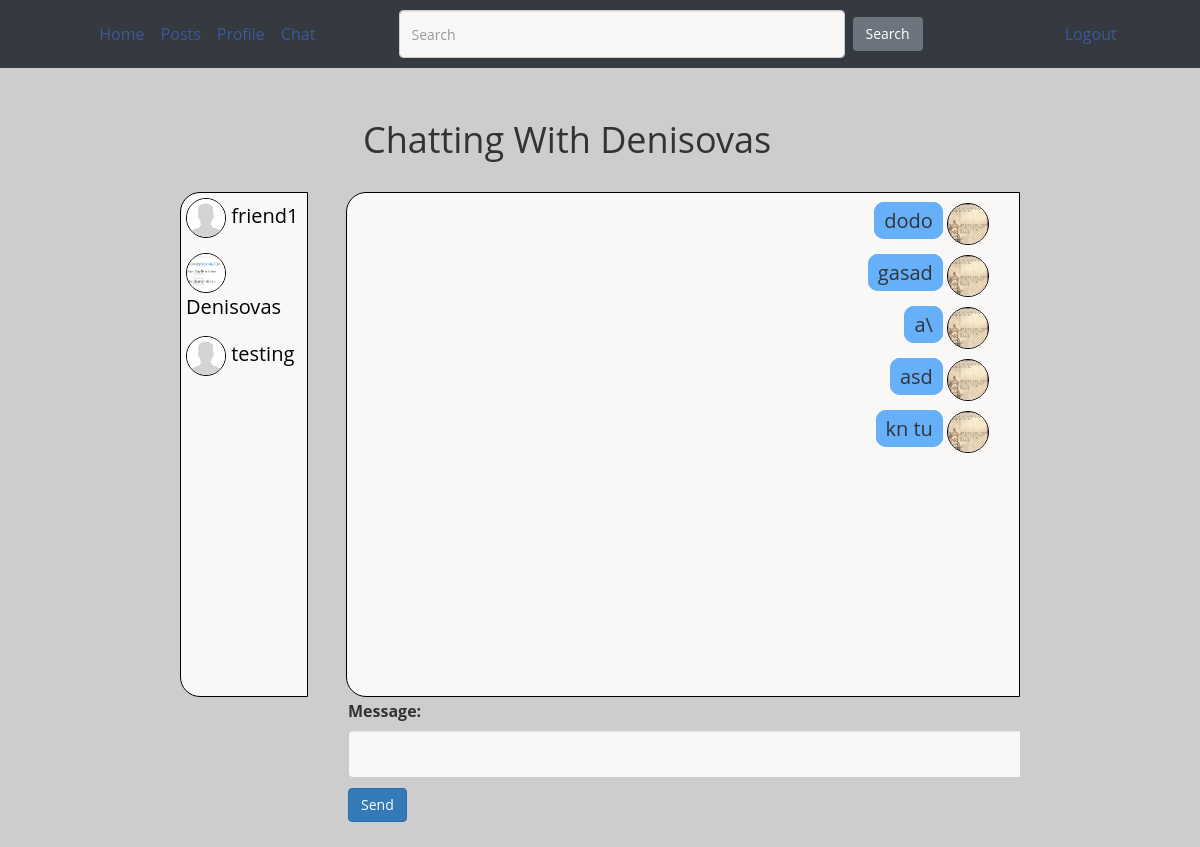
Page /chat/Denisovas/ (signed in) on the committed database.
### chat/models.py (models this page shows, shortened)
class Thread(models.Model):
    first = models.ForeignKey(settings.AUTH_USER_MODEL, on_delete=models.CASCADE, related_name='chat_thread_first')
    second = models.ForeignKey(settings.AUTH_USER_MODEL, on_delete=models.CASCADE, related_name='chat_thread_second')
    updated = models.DateTimeField(auto_now=True)
    timestamp = models.DateTimeField(auto_now_add=True)
    objects      = ThreadManager()

class ChatMessage(models.Model):
    thread = models.ForeignKey(Thread, null=True, blank=True, on_delete=models.SET_NULL)
    user = models.ForeignKey(settings.AUTH_USER_MODEL, verbose_name='sender', on_delete=models.CASCADE)
    message = models.TextField()
    timestamp = models.DateTimeField(auto_now_add=True)

### profiles/models.py (models this page shows, shortened)
class UserProfile(models.Model):
    user = models.OneToOneField(User, on_delete=models.CASCADE)
    age = models.IntegerField(blank=True, null=True)
    gender = models.CharField(max_length=25, null=True, blank=True, default="")
    icon = models.ImageField(upload_to=upload_path, blank=True, null=True, default='photos/default.jpg')
    gallery = models.ImageField(upload_to=upload_path, blank=True, null=True)
    friends = models.ManyToManyField("UserProfile", blank=True)

### chat/views.py (the view, shortened to what this page needs)
# urls.py: re_path(r"^(?P<username>[\w.@+-]+)/$", ThreadView.as_view(), name='thread'),
class ThreadView(LoginRequiredMixin, FormMixin, DetailView):
    template_name = 'chat/thread.html'
    form_class = ComposeForm
    success_url = './'
    def get_object(self):
        other_username  = self.kwargs.get("username")
        obj, created    = Thread.objects.get_or_new(self.request.user, other_username)
        if obj == None:
            raise Http404
        return obj
    def get_context_data(self, **kwargs):
        context = super().get_context_data(**kwargs)
        context['form'] = self.get_form()
        return context

### chat/forms.py
class ComposeForm(forms.Form):
    message = forms.CharField(
            widget=forms.TextInput(
                attrs={"class": "form-control"}
                )
            )

### chat/models.py (called while the page is built, shortened)
    def get_or_new(self, user, other_username): # get_or_create
        username = user.username
        if username == other_username:
            return None
        qlookup1 = Q(first__username=username) & Q(second__username=other_username)
        qlookup2 = Q(first__username=other_username) & Q(second__username=username)
        qs = self.get_queryset().filter(qlookup1 | qlookup2).distinct()
        if qs.count() == 1:
            return qs.first(), False
        elif qs.count() > 1:
            return qs.order_by('timestamp').first(), False

### chat/templates/chat/thread.html (shortened to what this page needs)
{% extends 'main/base.html' %}
{% block content %}
<div class='container' style='max-width: 70%; padding-bottom: 25px' >
    <div class='my-3 py-3' style="width:80%; float: right">
        <div class='col'>
            <h1 class='p-0 m-0'>Chatting With {% if user != object.first %}{{ object.first }}{% else %}{{ object.second }}{% endif %}</h1>
        </div>
    </div>
		<div id="dialog-window" style="width:80%; float: right; ">
  			<div id="scrollable-content" style="max-width: 100%;">
    			<ul id='chat-items'>
     				{% for chat in object.chatmessage_set.all %}
     					{% if chat.user == user %}
							<p id="align-right">
								<span id='myuser-message' style="max-width: 100%">{{ chat.message }}</span>
								<img id='image-pic' src='{{ chat.user.userprofile.icon.url }}'>
							</p>
   	 					{% else %}
   	 						<p id="align-left">
        					<img id='image-pic' src='{{ chat.user.userprofile.icon.url }}'>
        					<span id='chatting-with-message' style="max-width: 100%">{{ chat.message }}</span>
        					</p>
						{% endif %}
					{% endfor %}
				</ul>
			</div>
		</div>
		<div id="dialog-window" style="width:15%; float: left;">
  			<div id="scrollable-content" style="overflow: auto; overflow-x: hidden;">
  				{% include "chat/friendslist.html" with friend_list=user.userprofile.friends.all %}
  			</div>
  		</div>
		<form id='form' method='POST' style="width:80%; float: right;"> {% csrf_token %}
				{{form.as_p }}
			<input type='submit' class='btn btn-primary' value='Send'/>
		</form>
	</div>
{% endblock %}

### chat/templates/chat/friendslist.html (shortened to what this page needs)
{% block content %}
    <div>
        {% for friend in friend_list %}
            <a href="{% url 'chat:thread' friend.user.username %}">
                <div>
                    <p id="friends"><img src="{{ friend.user.userprofile.icon.url }}"
                                         style="border-radius: 100%; height: 38px; width: 38px; border: 1px solid #000000;"> {{ friend.user.username }}</p>
                </div>
            </a>
        {% endfor %}
    </div>
{% endblock %}

### main/templates/main/base.html (style rules this page uses)
body { background-color: rgb(205, 205, 205) !important; }
.form-control { background-color: #faf8f6 !important; }
*,*::before,*::after { -webkit-box-sizing: content-box; -moz-box-sizing: content-box; box-sizing: content-box; }
html, body { font-family: 'Open Sans', sans-serif; font-size: 16px; font-weight: 400; line-height: 28px; margin: 0; padding: 0; }
a { color: #3B5998; text-decoration: none; }
.container { margin: 0 auto; overflow: hidden; padding: 0; position: relative; }
.container > .box > .box-buttons *,*::before,*::after { -webkit-box-sizing: border-box; -moz-box-sizing: border-box; box-sizing: border-box; }

### chat/templates/chat/thread.html (style rules this page uses)
#myuser-message { text-align: right; font-size: 20px; border: 5px solid rgb(102, 176, 250); border-radius: 10px; background-color: rgb(102, 176, 250); padding-right: 5px; padding-left: 5px; width: 80%; word-break: break-all; overflow: auto; }
#align-right { text-align: right; padding-right: 30px; }
#dialog-window { height: 503px; border: 1px black solid; background-color: #faf8f6 !important; border-top-left-radius: 20px; border-bottom-left-radius: 20px; }
#scrollable-content { height: 500px; overflow: auto; overflow-x: hidden; }
#image-pic { border-radius: 100%; width: 40px; height: 40px; border: 1px solid black; }

### chat/templates/chat/friendslist.html (style rules this page uses)
#friends { font-size: 20px; color: #000000; padding-left: 5px; padding-top: 5px }

### rows in the picture
Thread: second "Denisovas"
ChatMessage: message "dodo", user.userprofile.icon (picture)
ChatMessage: message "gasad", user.userprofile.icon (picture)
ChatMessage: message "a\\", user.userprofile.icon (picture)
ChatMessage: message "asd", user.userprofile.icon (picture)
ChatMessage: message "kn tu", user.userprofile.icon (picture)
UserProfile: user.userprofile.icon (placeholder picture), user.username "friend1"
UserProfile: user.userprofile.icon (picture), user.username "Denisovas"
UserProfile: user.userprofile.icon (placeholder picture), user.username "testing"
